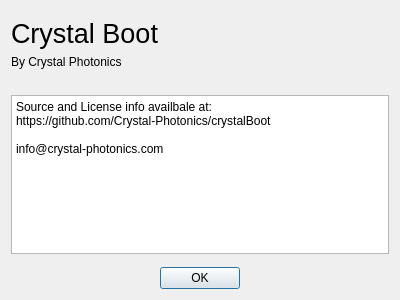
<?xml version="1.0" encoding="UTF-8"?>
<ui version="4.0">
 <class>InfoDialog</class>
 <widget class="QDialog" name="InfoDialog">
  <property name="geometry">
   <rect>
    <x>0</x>
    <y>0</y>
    <width>400</width>
    <height>300</height>
   </rect>
  </property>
  <property name="windowTitle">
   <string>Dialog</string>
  </property>
  <layout class="QGridLayout" name="gridLayout">
   <item row="5" column="0">
    <spacer name="verticalSpacer_2">
     <property name="orientation">
      <enum>Qt::Vertical</enum>
     </property>
     <property name="sizeHint" stdset="0">
      <size>
       <width>20</width>
       <height>40</height>
      </size>
     </property>
    </spacer>
   </item>
   <item row="3" column="0">
    <widget class="QLabel" name="label_3">
     <property name="text">
      <string/>
     </property>
    </widget>
   </item>
   <item row="6" column="0">
    <widget class="QDialogButtonBox" name="buttonBox">
     <property name="orientation">
      <enum>Qt::Horizontal</enum>
     </property>
     <property name="standardButtons">
      <set>QDialogButtonBox::Ok</set>
     </property>
     <property name="centerButtons">
      <bool>true</bool>
     </property>
    </widget>
   </item>
   <item row="1" column="0">
    <widget class="QLabel" name="label">
     <property name="font">
      <font>
       <pointsize>20</pointsize>
      </font>
     </property>
     <property name="text">
      <string>Crystal Boot</string>
     </property>
    </widget>
   </item>
   <item row="2" column="0">
    <widget class="QLabel" name="label_2">
     <property name="text">
      <string>By Crystal Photonics</string>
     </property>
    </widget>
   </item>
   <item row="0" column="0">
    <spacer name="verticalSpacer">
     <property name="orientation">
      <enum>Qt::Vertical</enum>
     </property>
     <property name="sizeHint" stdset="0">
      <size>
       <width>20</width>
       <height>40</height>
      </size>
     </property>
    </spacer>
   </item>
   <item row="4" column="0">
    <widget class="QPlainTextEdit" name="plainTextEdit">
     <property name="readOnly">
      <bool>true</bool>
     </property>
     <property name="plainText">
      <string>Source and License info availbale at:
https://github.com/Crystal-Photonics/crystalBoot

info@crystal-photonics.com
</string>
     </property>
    </widget>
   </item>
  </layout>
 </widget>
 <resources/>
 <connections>
  <connection>
   <sender>buttonBox</sender>
   <signal>accepted()</signal>
   <receiver>InfoDialog</receiver>
   <slot>accept()</slot>
   <hints>
    <hint type="sourcelabel">
     <x>248</x>
     <y>254</y>
    </hint>
    <hint type="destinationlabel">
     <x>157</x>
     <y>274</y>
    </hint>
   </hints>
  </connection>
  <connection>
   <sender>buttonBox</sender>
   <signal>rejected()</signal>
   <receiver>InfoDialog</receiver>
   <slot>reject()</slot>
   <hints>
    <hint type="sourcelabel">
     <x>316</x>
     <y>260</y>
    </hint>
    <hint type="destinationlabel">
     <x>286</x>
     <y>274</y>
    </hint>
   </hints>
  </connection>
 </connections>
</ui>
